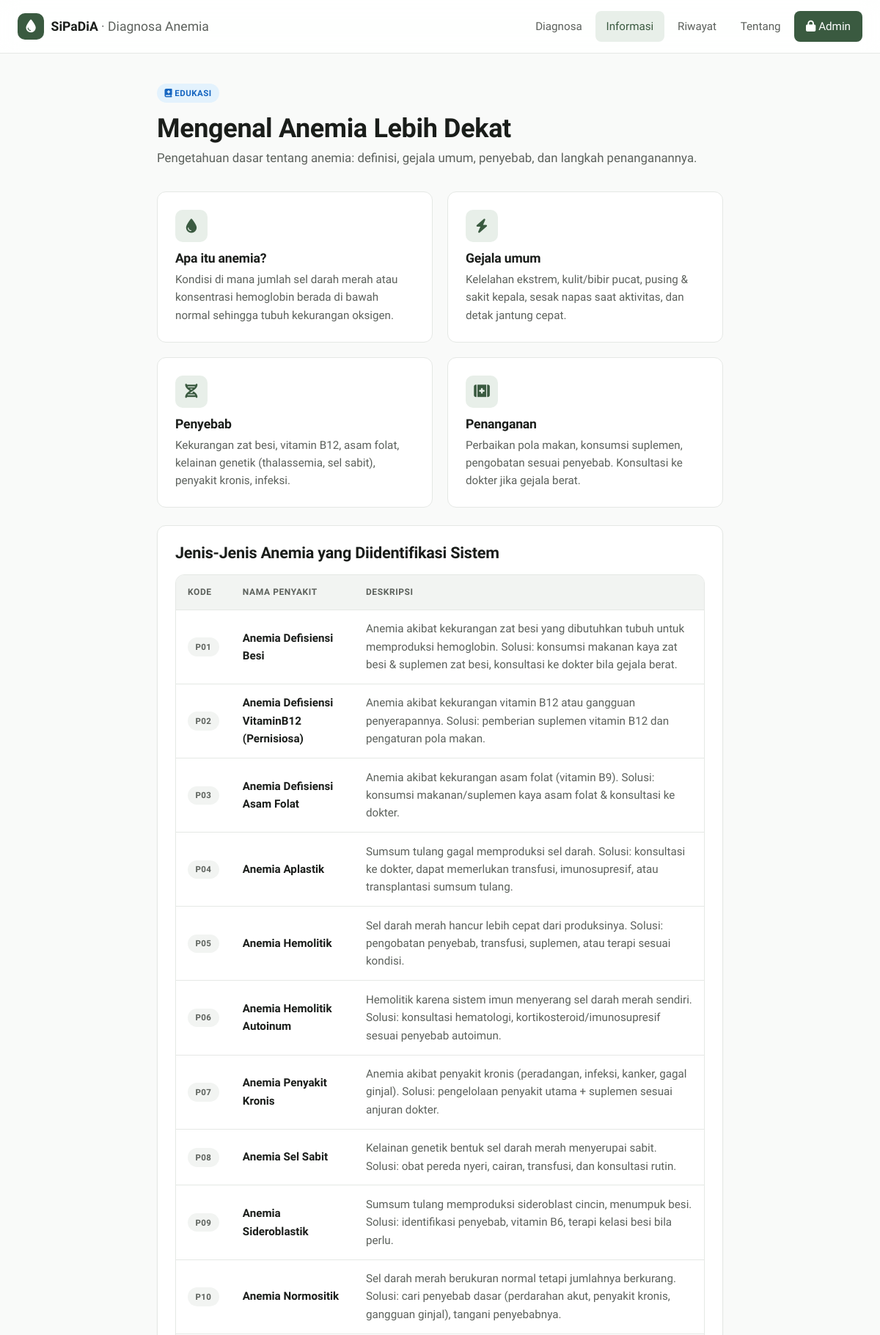
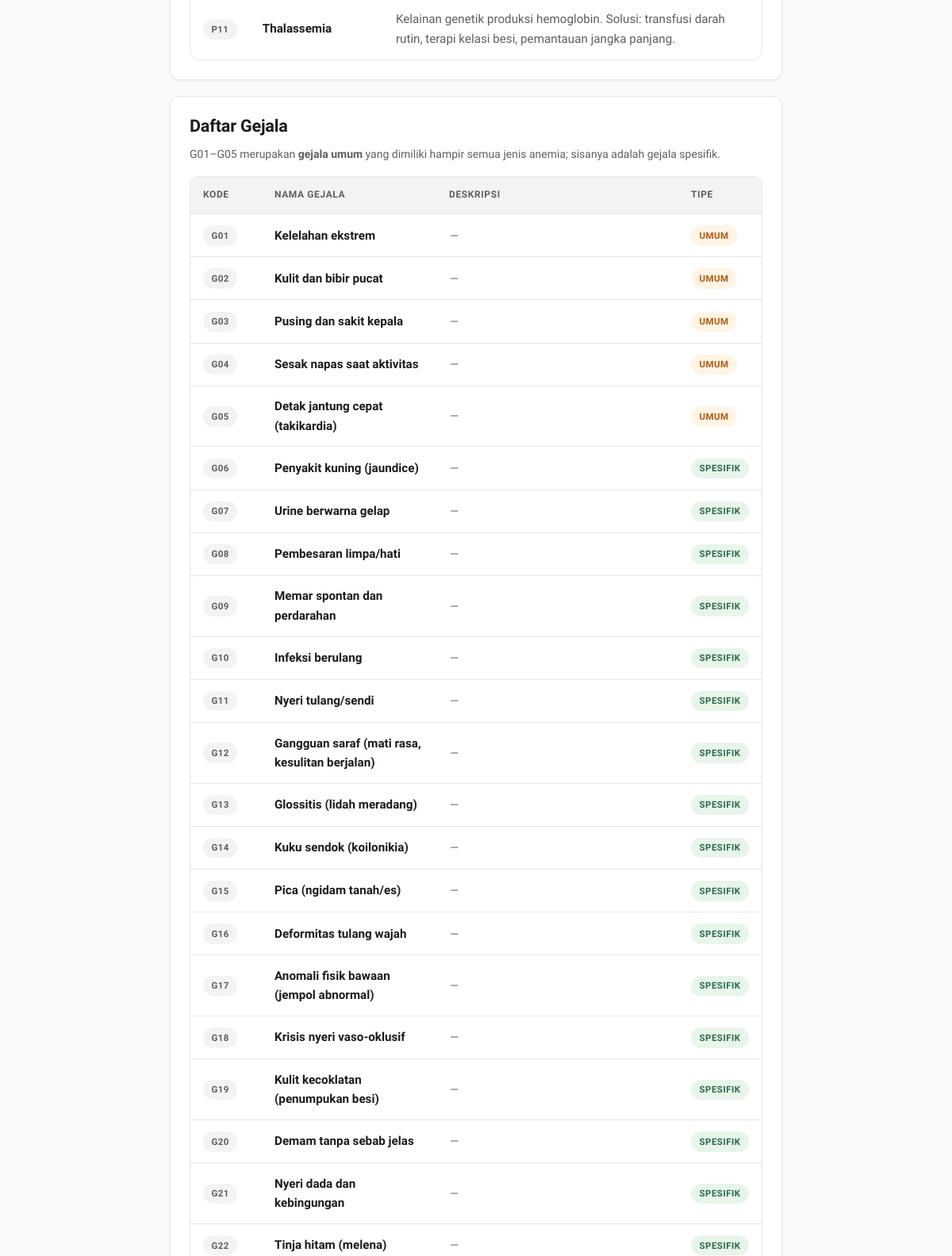
The app's page /informasi.php (upper part) with its own data (2 pictures, top to bottom).
### tables this page shows
CREATE TABLE penyakit (
  id INT AUTO_INCREMENT PRIMARY KEY,
  kode VARCHAR(10) UNIQUE NOT NULL,
  nama VARCHAR(100) NOT NULL,
  deskripsi TEXT
);

CREATE TABLE gejala (
  id INT AUTO_INCREMENT PRIMARY KEY,
  kode VARCHAR(10) UNIQUE NOT NULL,
  nama VARCHAR(100) NOT NULL,
  deskripsi TEXT DEFAULT NULL
);

### informasi.php (the view, shortened to what this page needs)
<?php
include 'config.php';
include 'partials/public_header.php';
?>
<main class="page-narrow">
    <div class="page-header">
        <span class="badge badge-info"><i class="fa-solid fa-book-medical"></i> Edukasi</span>
        <h1 style="margin-top:.85rem;">Mengenal Anemia Lebih Dekat</h1>
        <p class="lead">Pengetahuan dasar tentang anemia: definisi, gejala umum, penyebab, dan langkah penanganannya.</p>
    </div>
    <div class="features">
        <div class="feature">
            <div class="ico"><i class="fa-solid fa-droplet"></i></div>
            <h4>Apa itu anemia?</h4>
            <p>Kondisi di mana jumlah sel darah merah atau konsentrasi hemoglobin berada di bawah normal sehingga tubuh kekurangan oksigen.</p>
        </div>
        <div class="feature">
            <div class="ico"><i class="fa-solid fa-bolt"></i></div>
            <h4>Gejala umum</h4>
            <p>Kelelahan ekstrem, kulit/bibir pucat, pusing & sakit kepala, sesak napas saat aktivitas, dan detak jantung cepat.</p>
        </div>
        <div class="feature">
            <div class="ico"><i class="fa-solid fa-dna"></i></div>
            <h4>Penyebab</h4>
            <p>Kekurangan zat besi, vitamin B12, asam folat, kelainan genetik (thalassemia, sel sabit), penyakit kronis, infeksi.</p>
        </div>
        <div class="feature">
            <div class="ico"><i class="fa-solid fa-kit-medical"></i></div>
            <h4>Penanganan</h4>
            <p>Perbaikan pola makan, konsumsi suplemen, pengobatan sesuai penyebab. Konsultasi ke dokter jika gejala berat.</p>
        </div>
    </div>
    <div class="card mt-lg">
        <h3>Jenis-Jenis Anemia yang Diidentifikasi Sistem</h3>
        <div class="table-wrap mt-md">
            <table class="data">
                <thead><tr><th>Kode</th><th>Nama Penyakit</th><th>Deskripsi</th></tr></thead>
                <tbody>
                <?php $rs = $conn->query("SELECT * FROM penyakit ORDER BY kode");
                while ($p = $rs->fetch_assoc()): ?>
                    <tr>
                        <td><span class="badge badge-muted"><?php echo htmlspecialchars($p['kode']); ?></span></td>
                        <td><strong><?php echo htmlspecialchars($p['nama']); ?></strong></td>
                        <td class="text-muted"><?php echo htmlspecialchars($p['deskripsi']); ?></td>
                    </tr>
                <?php endwhile; ?>
                </tbody>
            </table>
        </div>
    </div>
    <div class="card mt-lg">
        <h3>Daftar Gejala</h3>
        <p class="text-muted text-sm">G01–G05 merupakan <strong>gejala umum</strong> yang dimiliki hampir semua jenis anemia; sisanya adalah gejala spesifik.</p>
        <div class="table-wrap mt-md">
            <table class="data">
                <thead><tr><th style="width:90px;">Kode</th><th style="width:220px;">Nama Gejala</th><th>Deskripsi</th><th style="width:100px;">Tipe</th></tr></thead>
                <tbody>
                <?php $gs = $conn->query("SELECT * FROM gejala ORDER BY kode");
                while ($g = $gs->fetch_assoc()):
                    $is_umum = in_array($g['kode'], ['G01','G02','G03','G04','G05']);
                ?>
                    <tr>
                        <td><span class="badge badge-muted"><?php echo htmlspecialchars($g['kode']); ?></span></td>
                        <td><strong><?php echo htmlspecialchars($g['nama']); ?></strong></td>
                        <td class="text-muted">
                            <?php if (!empty($g['deskripsi'])): ?>
                                <?php echo nl2br(htmlspecialchars($g['deskripsi'])); ?>
                            <?php else: ?>
                                <em class="text-muted text-sm">—</em>
                            <?php endif; ?>
                        </td>
                        <td><span class="badge <?php echo $is_umum?'badge-warning':'badge-success'; ?>"><?php echo $is_umum?'Umum':'Spesifik'; ?></span></td>
                    </tr>
                <?php endwhile; ?>
                </tbody>
            </table>
        </div>
    </div>
</main>
<?php include 'partials/public_footer.php'; ?>

### assets/style.css (style rules this page uses)
:root { --bg: #F9FAF9; --surface: #FFFFFF; --surface-alt: #F2F4F2; --primary: #3A5A40; --primary-hover: #2B4330; --primary-soft: #E8EFE9; --secondary: #A3B18A; --text: #1A1D1A; --text-muted: #5C615C; --border: #E5E8E5; --success: #2D6A4F; --success-soft: #E8F5E9; --danger: #D72638; --danger-hover: #B01B29; --danger-soft: #FDECEE; --warning: #F4A261; --warning-soft: #FFF4E6; --info: #1565C0; --info-soft: #E3F2FD; --font-heading: 'Epilogue', system-ui, sans-serif; --font-body: 'Work Sans', system-ui, sans-serif; --r-sm: 4px; --r-md: 8px; --r-lg: 12px; --r-pill: 9999px; --shadow-sm: 0 1px 2px rgba(0,0,0,0.05); --shadow-md: 0 4px 6px -1px rgba(0,0,0,0.05), 0 2px 4px -1px rgba(0,0,0,0.03); --shadow-lg: 0 10px 15px -3px rgba(0,0,0,0.06), 0 4px 6px -2px rgba(0,0,0,0.03); --t-fast: 0.15s ease; --t: 0.2s cubic-bezier(0.4, 0, 0.2, 1); }
* { box-sizing: border-box; }
html, body { margin: 0; padding: 0; background: var(--bg); color: var(--text); font-family: var(--font-body); font-size: 16px; line-height: 1.6; -webkit-font-smoothing: antialiased; }
h1, h2, h3, h4, h5 { font-family: var(--font-heading); color: var(--text); margin: 0 0 0.75rem; line-height: 1.2; letter-spacing: -0.01em; }
h1 { font-size: 2.25rem; font-weight: 700; }
h3 { font-size: 1.35rem; font-weight: 600; }
h4 { font-size: 1.1rem; font-weight: 600; }
p { margin: 0 0 1rem; color: var(--text); }
.text-muted { color: var(--text-muted); }
.text-sm { font-size: 0.875rem; }
.page-narrow { max-width: 820px; margin: 0 auto; padding: 2.5rem 1.5rem 4rem; }
.page-header { margin-bottom: 2rem; }
.page-header h1 { margin-bottom: 0.35rem; }
.page-header .lead { color: var(--text-muted); font-size: 1.05rem; }
.features { display: grid; grid-template-columns: repeat(auto-fit, minmax(260px, 1fr)); gap: 1.25rem; margin-top: 1.5rem; }
.feature { background: var(--surface); border: 1px solid var(--border); border-radius: var(--r-lg); padding: 1.5rem; transition: var(--t); }
.feature .ico { width: 44px; height: 44px; border-radius: 10px; background: var(--primary-soft); color: var(--primary); display: inline-flex; align-items: center; justify-content: center; font-size: 1.2rem; margin-bottom: 0.75rem; }
.feature h4 { margin-bottom: 0.35rem; }
.feature p { color: var(--text-muted); font-size: 0.95rem; margin: 0; }
.card { background: var(--surface); border: 1px solid var(--border); border-radius: var(--r-lg); padding: 1.5rem; box-shadow: var(--shadow-sm); }
.card + .card { margin-top: 1.25rem; }
.table-wrap { overflow-x: auto; border: 1px solid var(--border); border-radius: var(--r-lg); background: var(--surface); }
table.data { width: 100%; border-collapse: collapse; }
table.data th, table.data td { text-align: left; padding: 0.85rem 1rem; border-bottom: 1px solid var(--border); font-size: 0.95rem; vertical-align: middle; }
table.data th { background: var(--surface-alt); color: var(--text-muted); text-transform: uppercase; font-size: 0.75rem; letter-spacing: 0.05em; font-weight: 600; }
table.data tr:last-child td { border-bottom: none; }
.badge { display: inline-block; padding: 0.22rem 0.65rem; border-radius: var(--r-pill); font-size: 0.72rem; font-weight: 600; text-transform: uppercase; letter-spacing: 0.04em; }
.badge-info { background: var(--info-soft); color: var(--info); }
.badge-success { background: var(--success-soft); color: var(--success); }
.badge-warning { background: var(--warning-soft); color: #B7590E; }
.badge-muted { background: var(--surface-alt); color: var(--text-muted); }
.mt-md { margin-top: 1rem; }
.mt-lg { margin-top: 1.5rem; }

### records on screen
penyakit: kode "P01", nama "Anemia Defisiensi Besi", deskripsi "Anemia akibat kekurangan zat besi yang dibutuhkan tubuh untuk memproduksi hemoglobin. Solusi: konsumsi makanan kaya zat besi & suplemen zat besi, konsultasi ke dokter bila gejala berat."
penyakit: kode "P02", nama "Anemia Defisiensi VitaminB12 (Pernisiosa)", deskripsi "Anemia akibat kekurangan vitamin B12 atau gangguan penyerapannya. Solusi: pemberian suplemen vitamin B12 dan pengaturan pola makan."
penyakit: kode "P03", nama "Anemia Defisiensi Asam Folat", deskripsi "Anemia akibat kekurangan asam folat (vitamin B9). Solusi: konsumsi makanan/suplemen kaya asam folat & konsultasi ke dokter."
penyakit: kode "P04", nama "Anemia Aplastik", deskripsi "Sumsum tulang gagal memproduksi sel darah. Solusi: konsultasi ke dokter, dapat memerlukan transfusi, imunosupresif, atau transplantasi sumsum tulang."
penyakit: kode "P05", nama "Anemia Hemolitik", deskripsi "Sel darah merah hancur lebih cepat dari produksinya. Solusi: pengobatan penyebab, transfusi, suplemen, atau terapi sesuai kondisi."
penyakit: kode "P06", nama "Anemia Hemolitik Autoinum", deskripsi "Hemolitik karena sistem imun menyerang sel darah merah sendiri. Solusi: konsultasi hematologi, kortikosteroid/imunosupresif sesuai penyebab autoimun."
penyakit: kode "P07", nama "Anemia Penyakit Kronis", deskripsi "Anemia akibat penyakit kronis (peradangan, infeksi, kanker, gagal ginjal). Solusi: pengelolaan penyakit utama + suplemen sesuai anjuran dokter."
penyakit: kode "P08", nama "Anemia Sel Sabit", deskripsi "Kelainan genetik bentuk sel darah merah menyerupai sabit. Solusi: obat pereda nyeri, cairan, transfusi, dan konsultasi rutin."
penyakit: kode "P09", nama "Anemia Sideroblastik", deskripsi "Sumsum tulang memproduksi sideroblast cincin, menumpuk besi. Solusi: identifikasi penyebab, vitamin B6, terapi kelasi besi bila perlu."
penyakit: kode "P10", nama "Anemia Normositik", deskripsi "Sel darah merah berukuran normal tetapi jumlahnya berkurang. Solusi: cari penyebab dasar (perdarahan akut, penyakit kronis, gangguan ginjal), tangani penyebabnya."
penyakit: kode "P11", nama "Thalassemia", deskripsi "Kelainan genetik produksi hemoglobin. Solusi: transfusi darah rutin, terapi kelasi besi, pemantauan jangka panjang."
gejala: kode "G01", nama "Kelelahan ekstrem", shows "UMUM"
gejala: kode "G02", nama "Kulit dan bibir pucat", shows "UMUM"
gejala: kode "G03", nama "Pusing dan sakit kepala", shows "UMUM"
gejala: kode "G04", nama "Sesak napas saat aktivitas", shows "UMUM"
gejala: kode "G05", nama "Detak jantung cepat (takikardia)", shows "UMUM"
gejala: kode "G06", nama "Penyakit kuning (jaundice)", shows "SPESIFIK"
gejala: kode "G07", nama "Urine berwarna gelap", shows "SPESIFIK"
gejala: kode "G08", nama "Pembesaran limpa/hati", shows "SPESIFIK"
gejala: kode "G09", nama "Memar spontan dan perdarahan", shows "SPESIFIK"
gejala: kode "G10", nama "Infeksi berulang", shows "SPESIFIK"
gejala: kode "G11", nama "Nyeri tulang/sendi", shows "SPESIFIK"
gejala: kode "G12", nama "Gangguan saraf (mati rasa, kesulitan berjalan)", shows "SPESIFIK"
gejala: kode "G13", nama "Glossitis (lidah meradang)", shows "SPESIFIK"
gejala: kode "G14", nama "Kuku sendok (koilonikia)", shows "SPESIFIK"
gejala: kode "G15", nama "Pica (ngidam tanah/es)", shows "SPESIFIK"
gejala: kode "G16", nama "Deformitas tulang wajah", shows "SPESIFIK"
gejala: kode "G17", nama "Anomali fisik bawaan (jempol abnormal)", shows "SPESIFIK"
gejala: kode "G18", nama "Krisis nyeri vaso-oklusif", shows "SPESIFIK"
gejala: kode "G19", nama "Kulit kecoklatan (penumpukan besi)", shows "SPESIFIK"
gejala: kode "G20", nama "Demam tanpa sebab jelas", shows "SPESIFIK"
gejala: kode "G21", nama "Nyeri dada dan kebingungan", shows "SPESIFIK"
gejala: kode "G22", nama "Tinja hitam (melena)", shows "SPESIFIK"
